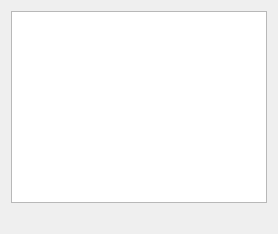
      <widget class="QWidget" name="tab_2">
       <attribute name="title">
        <string>Raw</string>
       </attribute>
       <layout class="QVBoxLayout" name="verticalLayout_5">
        <item>
         <widget class="PlainTextEdit" name="pteEditor">
          <property name="lineWrapMode">
           <enum>QPlainTextEdit::WidgetWidth</enum>
          </property>
         </widget>
        </item>
        <item>
         <layout class="QHBoxLayout" name="horizontalLayout_2">
          <item>
           <widget class="QLabel" name="lblRawError">
            <property name="font">
             <font>
              <weight>75</weight>
              <bold>true</bold>
             </font>
            </property>
            <property name="text">
             <string/>
            </property>
            <property name="wordWrap">
             <bool>true</bool>
            </property>
            <property name="textInteractionFlags">
             <set>Qt::LinksAccessibleByMouse|Qt::TextSelectableByMouse</set>
            </property>
           </widget>
          </item>
          <item>
           <widget class="QLabel" name="lblCursorPos">
            <property name="sizePolicy">
             <sizepolicy hsizetype="Maximum" vsizetype="Preferred">
              <horstretch>0</horstretch>
              <verstretch>0</verstretch>
             </sizepolicy>
            </property>
            <property name="text">
             <string/>
            </property>
            <property name="alignment">
             <set>Qt::AlignRight|Qt::AlignTop|Qt::AlignTrailing</set>
            </property>
           </widget>
          </item>
         </layout>
        </item>
       </layout>
      </widget>
